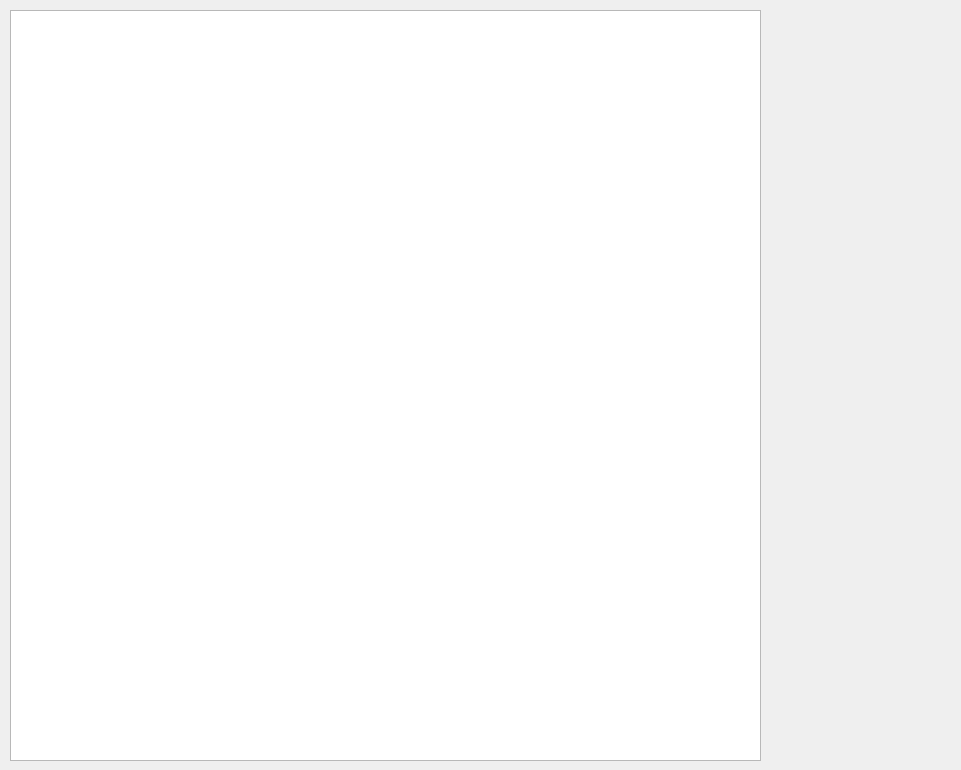
<?xml version="1.0" encoding="UTF-8"?>
<ui version="4.0">
 <class>TimeTable</class>
 <widget class="QWidget" name="TimeTable">
  <property name="geometry">
   <rect>
    <x>0</x>
    <y>0</y>
    <width>961</width>
    <height>770</height>
   </rect>
  </property>
  <property name="windowTitle">
   <string>Form</string>
  </property>
  <widget class="QWidget" name="verticalLayoutWidget">
   <property name="geometry">
    <rect>
     <x>10</x>
     <y>10</y>
     <width>751</width>
     <height>751</height>
    </rect>
   </property>
   <layout class="QVBoxLayout" name="verticalLayout">
    <item>
     <widget class="QTableView" name="Table"/>
    </item>
   </layout>
  </widget>
 </widget>
 <resources/>
 <connections/>
</ui>
